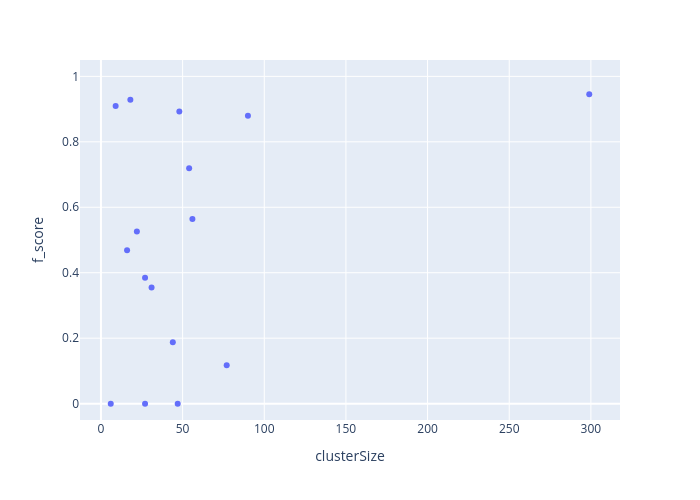

The notebook cell this image was saved under:
### Markdown cell above
#### Plotting metrics vs clusterSize

### Code cell
ns.pl.scatter_w_clusterSize(evaluation_results, "f_score", save = True, output_folder = output_folder, outputfilename_prefix = outputfilename_prefix)

### Figure 1 — Plotly figure (JSON) as saved in the notebook; plotly's stock layout.template omitted (floating-point values rounded to 4 significant figures)
{"data": [{"hovertemplate": "<b>%{hovertext}</b><br><br>clusterSize=%{x}<br>f_score=%{y}<extra></extra>", "hovertext": ["e1_e299_SLC17A7_L5b_Cdh13", "g1_g48_GLI3_Astro_Gja1", "g2_g27_APBB1IP_Micro_Ctss", "g3_g18_GPNMB_OPC_Pdgfra", "g4_g9_MOG_Oligo_Opalin", "i10_i16_TSPAN12_Vip_Mybpc1", "i11_i6_EGF_Vip_Mybpc1", "i1_i90_COL5A2_Ndnf_Car4", "i2_i77_LHX6_Sst_Cbln4", "i3_i56_BAGE2_Ndnf_Cxcl14", "i4_i54_MC4R_Ndnf_Cxcl14", "i5_i47_TRPC3_Ndnf_Car4", "i6_i44_GPR149_Vip_Mybpc1", "i7_i31_CLMP_Ndnf_Cxcl14", "i8_i27_SNCG_Vip_Mybpc1", "i9_i22_TAC3_Vip_Mybpc1"], "legendgroup": "", "marker": {"color": "#636efa", "symbol": "circle"}, "mode": "markers", "name": "", "orientation": "v", "showlegend": false, "type": "scatter", "x": [299, 48, 27, 18, 9, 16, 6, 90, 77, 56, 54, 47, 44, 31, 27, 22], "xaxis": "x", "y": [0.9451, 0.8929, 0.3846, 0.9286, 0.9091, 0.4688, 0.0, 0.8799, 0.1176, 0.5645, 0.7192, 0.0, 0.1875, 0.3548, 0.0, 0.5263], "yaxis": "y"}], "layout": {"height": 500, "legend": {"tracegroupgap": 0}, "margin": {"t": 60}, "width": 700, "xaxis": {"anchor": "y", "domain": [0, 1], "title": {"text": "clusterSize"}}, "yaxis": {"anchor": "x", "domain": [0, 1], "range": [-0.05, 1.05], "title": {"text": "f_score"}}}}
